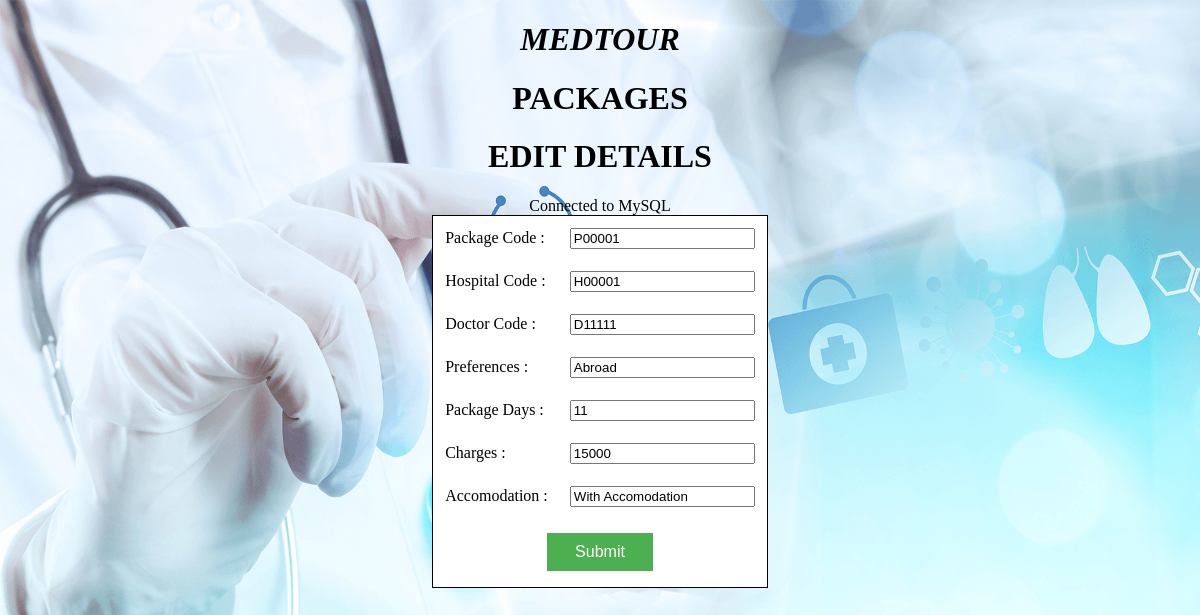
The app's page /Project/PackagesEditDetails.php?pcode=P00001 with its own data.
### tables this page shows
CREATE TABLE IF NOT EXISTS `packages` (
  `pcode` varchar(6) NOT NULL,
  `hcode` varchar(6) NOT NULL,
  `dcode` varchar(6) NOT NULL,
  `preferences` varchar(20) NOT NULL,
  `pkgdays` int(11) NOT NULL,
  `charges` int(11) NOT NULL,
  `accomodation` varchar(20) NOT NULL,
  PRIMARY KEY (`pcode`),
  KEY `dcode` (`dcode`),
  KEY `hcode` (`hcode`)
);

### Project/PackagesEditDetails.php (the view, shortened to what this page needs)
<!DOCTYPE HTML>
<html>
<head>
</head>
<body bgcolor="">
<center>
<marquee><h1 class="impact"style="color:black;"><b><i>MEDTOUR</i></b></h1></marquee>
<h1 class="impact" style="color:black;"><b>PACKAGES</b></h1>
<h1 class="impact" style="color:black;"><b>EDIT DETAILS</b></h1>
<?php
$Pcode=$_REQUEST['pcode'];
$con=mysql_connect("localhost","root","");
if($con)
{
    echo "Connected to MySQL"."<br/>";
}
else
{
    echo "not connected";
}
$sql="SELECT * FROM packages WHERE pcode = '$Pcode'";
$result=mysql_query($sql,$con);
while($row=mysql_fetch_assoc($result))
{
    $D1=$row['pcode'];
    $D2=$row['hcode'];
    $D3=$row['dcode'];
    $D4=$row['preferences'];
    $D5=$row['pkgdays'];
    $D6=$row['charges'];
    $D7=$row['accomodation'];
}
?>
<form method="Post" action="PackagesUpdate.php">
<table align="center" cellpadding="10" bgcolor="white" style="border:1px solid black" bordercolor="#D7DF01">
<tr>
<td>Package Code :</td>
<td><input type="text" name="D1" value="<?php echo $D1;?>"/></td>
</tr>
<tr>
<td>Hospital Code :</td>
<td><input type="text" name="D2" value="<?php echo $D2;?>"/></td>
</tr>
<tr>
<td>Doctor Code :</td>
<td><input type="text" name="D3" value="<?php echo $D3;?>"/></td>
</tr>
<tr>
<td>Preferences :</td>
<td><input type="text" name="D4" value="<?php echo $D4;?>"/></td>
</tr>
<tr>
<td>Package Days :</td>
<td><input type="text" name="D5" value="<?php echo $D5;?>"/></td>
</tr>
<tr>
<td>Charges :</td>
<td><input type="text" name="D6" value="<?php echo $D6;?>"/></td>
</tr>
<tr>
<td>Accomodation :</td>
<td><input type="text" name="D7" value="<?php echo $D7;?>"/></td>
</tr>
<tr>
<td colspan="2"align="center">
<input class="button" type="submit" name="Submit" value="Submit"/></td>
</tr>
	</table>
</form>
</center>
</body>
</html>

### Project/PackagesEditDetails.php (style rules this page uses)
.button { background-color: #4CAF50; border: none; color: white; padding: 10px 28px; text-align: center; text-decoration: none; display: inline-block; font-size: 16px; margin: 4px 2px; cursor: pointer; }
body { background-image: url('bg1.jpg'); background-repeat: no-repeat; background-attachment: fixed; background-size: 100% 100%; }

### records on screen
packages: D1 "P00001", D2 "H00001", D3 "D11111", D4 "Abroad", D5 "11", D6 "15000", D7 "With Accomodation"
